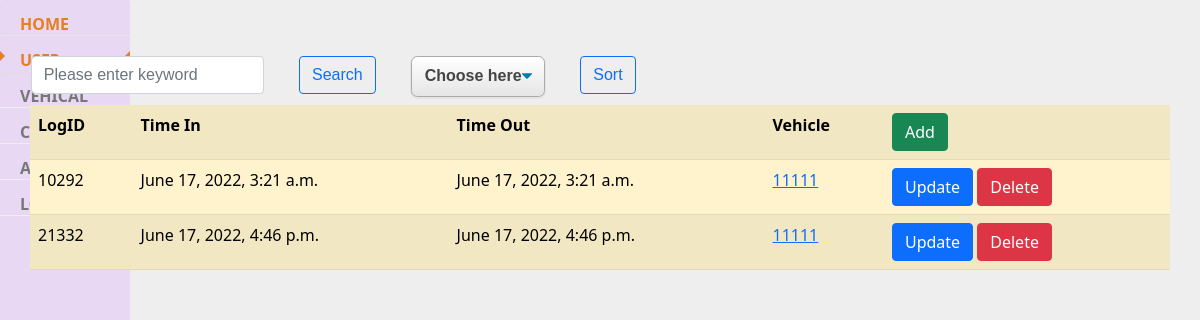
Page /parkingmanage/parkinglog (signed in) on the committed database.
### parkingmanage/models.py (models this page shows, shortened)
class ParkingLog(models.Model):
    logId = models.TextField(max_length=10)
    timeIn = models.DateTimeField(null=True)
    timeOut = models.DateTimeField(null=True)
    vehicle = models.ForeignKey(Vehicle,
                            on_delete=models.CASCADE,
                            blank=True,
                            null=True)

class Vehicle(models.Model):
    licensePlate = models.TextField(max_length=10)
    color = models.TextField(max_length=255, null=True)
    type = models.TextField(max_length=255, null=True)
    brand = models.TextField(max_length=255, null=True)
    user = models.ForeignKey(User,
                            on_delete=models.CASCADE,
                            blank=True,
                            null=False)

### parkingmanage/views.py (the view)
# urls.py: path('parkinglog', list_view_log, name='list_log'),
def list_view_log(request):
    mode = 'none'
    if request.session['username'] is None:
        return render(request, 'login.html', { 'display': 'none' })
    usertype = request.session['usertype']
    if usertype == 'Administrator' or usertype == 'Manager':
        mode = 'block'
    keyword = request.GET.get('keyword')
    Selectsort = request.GET.get('selectsort')
    if Selectsort not in ['logId', 'vehicle']:
        Selectsort = 'logId'
    if keyword :
        logs = ParkingLog.objects.filter(logId__icontains=keyword) | ParkingLog.objects.filter(vehicle__icontains=keyword)
    else :
        logs = ParkingLog.objects.all()
    context = {
        'mode': mode,
        'keyword': keyword,
        'logs' :logs.order_by(Selectsort)
        }
    return render(request,"loglist.html",context)

### parkingmanage/templates/loglist.html (shortened to what this page needs)
{% extends 'base.html' %}
{% block content %}
<form>
    <div class="row">
        <div class="col-auto">
            <input class="form-control" type="text" name="keyword" value ="{{keyword | default:''}}" placeholder="Please enter keyword">
        </div>
        <div class="col-auto">
            <input class="btn btn-outline-primary" type="submit" value="Search">
        </div>
        <div class="col-auto">
            <select name="selectsort">
                <option value="" selected disabled hidden>Choose here</option>
            </select>
        </div>
        <div class="col-auto">
            <input class="btn btn-outline-primary" type="submit" value="Sort">
        </div>
    </div>
</form>
<table class="table table-striped table-hover; table-warning">
    <thred>
        <th>LogID</th>
        <th>Time In</th>
        <th>Time Out</th>
        <th>Vehicle</th>
        <th> <a href="/parkingmanage/parkinglog/create" class="btn btn-success"> Add </a> </th>
    </thred>
    <body>
        {% for log in logs %}
        <tr>
            <td>{{log.logId}}</td>
            <td>{{log.timeIn}}</td>
            <td>{{log.timeOut}}</td>
            <td> <a href= "{% url 'detail_vehicle' log.vehicle.id%}"> {{log.vehicle.licensePlate}} </a></td>
            <td>
                <a href="{% url 'update_log' log.id%}" class="btn btn-primary"> Update </a>
                <a href="{% url 'delete_log' log.id%}" class="btn btn-danger"> Delete </a>
            </td>
        </tr>
        {% endfor %}
    </body>
</table>
{% endblock %}

### rows in the picture
ParkingLog: logId "10292", timeIn "June 17, 2022, 3:21 a.m.", timeOut "June 17, 2022, 3:21 a.m.", vehicle.licensePlate "11111"
ParkingLog: logId "21332", timeIn "June 17, 2022, 4:46 p.m.", timeOut "June 17, 2022, 4:46 p.m.", vehicle.licensePlate "11111"
